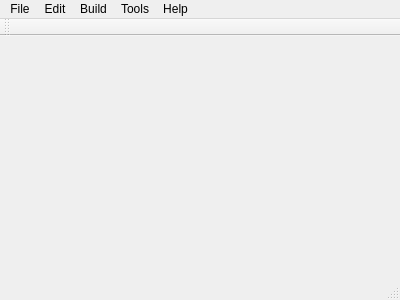
<?xml version="1.0" encoding="UTF-8"?>
<ui version="4.0">
 <class>MainWindow</class>
 <widget class="QMainWindow" name="MainWindow">
  <property name="geometry">
   <rect>
    <x>0</x>
    <y>0</y>
    <width>400</width>
    <height>300</height>
   </rect>
  </property>
  <property name="windowTitle">
   <string>MainWindow</string>
  </property>
  <widget class="QWidget" name="centralWidget"/>
  <widget class="QMenuBar" name="menuBar">
   <property name="geometry">
    <rect>
     <x>0</x>
     <y>0</y>
     <width>400</width>
     <height>23</height>
    </rect>
   </property>
   <widget class="QMenu" name="menuFile">
    <property name="title">
     <string>File</string>
    </property>
    <addaction name="actionOpen"/>
    <addaction name="actionOpen_2"/>
    <addaction name="actionSave"/>
    <addaction name="separator"/>
   </widget>
   <widget class="QMenu" name="menuEdit">
    <property name="title">
     <string>Edit</string>
    </property>
    <addaction name="actionInsert"/>
    <addaction name="actionDelete"/>
   </widget>
   <widget class="QMenu" name="menuBuild">
    <property name="title">
     <string>Build</string>
    </property>
   </widget>
   <widget class="QMenu" name="menuTools">
    <property name="title">
     <string>Tools</string>
    </property>
    <addaction name="actionDraw"/>
   </widget>
   <widget class="QMenu" name="menuHelp">
    <property name="title">
     <string>Help</string>
    </property>
    <widget class="QMenu" name="menuLanguage">
     <property name="title">
      <string>Language</string>
     </property>
     <addaction name="actionEnglish"/>
     <addaction name="actionChinese"/>
     <addaction name="actionJapan"/>
     <addaction name="actionSimple"/>
     <addaction name="actionFrench"/>
    </widget>
    <addaction name="actionAbout_Us"/>
    <addaction name="menuLanguage"/>
   </widget>
   <addaction name="menuFile"/>
   <addaction name="menuEdit"/>
   <addaction name="menuBuild"/>
   <addaction name="menuTools"/>
   <addaction name="menuHelp"/>
  </widget>
  <widget class="QToolBar" name="mainToolBar">
   <attribute name="toolBarArea">
    <enum>TopToolBarArea</enum>
   </attribute>
   <attribute name="toolBarBreak">
    <bool>false</bool>
   </attribute>
  </widget>
  <widget class="QStatusBar" name="statusBar"/>
  <action name="actionOpen">
   <property name="text">
    <string>New</string>
   </property>
  </action>
  <action name="actionOpen_2">
   <property name="text">
    <string>Open</string>
   </property>
  </action>
  <action name="actionSave">
   <property name="text">
    <string>Save</string>
   </property>
  </action>
  <action name="actionInsert">
   <property name="text">
    <string>Insert</string>
   </property>
  </action>
  <action name="actionDelete">
   <property name="text">
    <string>Delete</string>
   </property>
  </action>
  <action name="actionDraw">
   <property name="text">
    <string>Draw</string>
   </property>
  </action>
  <action name="actionAbout_Us">
   <property name="text">
    <string>About Us</string>
   </property>
  </action>
  <action name="actionEnglish">
   <property name="text">
    <string>English</string>
   </property>
  </action>
  <action name="actionChinese">
   <property name="text">
    <string>Chinese</string>
   </property>
  </action>
  <action name="actionJapan">
   <property name="text">
    <string>Japanese</string>
   </property>
  </action>
  <action name="actionExit">
   <property name="text">
    <string>Exit</string>
   </property>
  </action>
  <action name="actionExit_2">
   <property name="text">
    <string>Exit</string>
   </property>
  </action>
  <action name="actionFFF">
   <property name="text">
    <string>FFF</string>
   </property>
  </action>
  <action name="actionGG">
   <property name="text">
    <string>GG</string>
   </property>
  </action>
  <action name="actionSimple">
   <property name="text">
    <string>Tradition</string>
   </property>
  </action>
  <action name="actionFrench">
   <property name="text">
    <string>French</string>
   </property>
  </action>
 </widget>
 <layoutdefault spacing="6" margin="11"/>
 <resources/>
 <connections/>
</ui>
